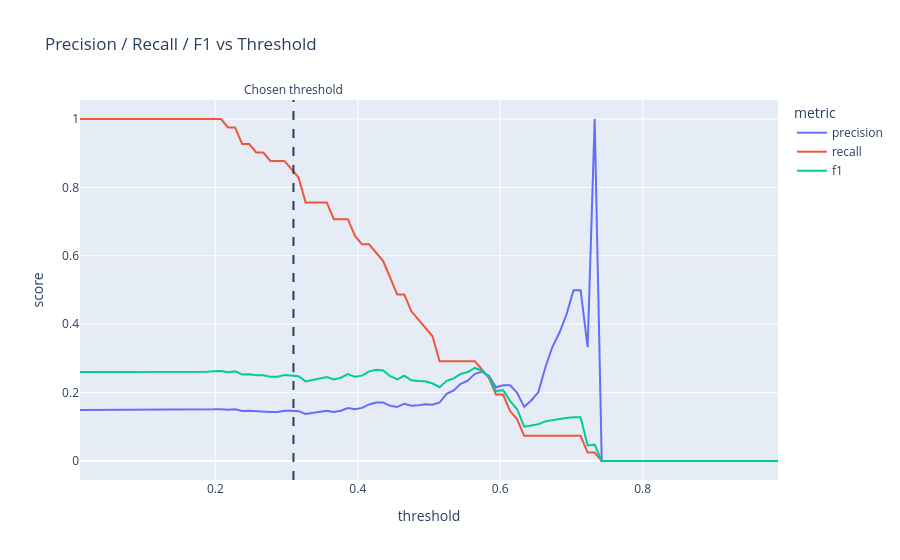

Notebook source saved alongside this figure:
### Code cell
from sklearn.metrics import precision_score, recall_score, f1_score

# get predicted probabilities
probs = best_clf.predict_proba(X_test)[:, 1]

thresholds = np.linspace(0.01, 0.99, 100)

precisions = []
recalls = []
f1s = []

for t in thresholds:
    preds = (probs >= t).astype(int)
    
    precisions.append(precision_score(y_test, preds,sample_weight=w_test, zero_division=0))
    recalls.append(recall_score(y_test, preds,sample_weight=w_test, zero_division=0))
    f1s.append(f1_score(y_test, preds,sample_weight=w_test, zero_division=0))

# put into dataframe (this is key for plotly express)
df_plot = pd.DataFrame({
    "threshold": thresholds,
    "precision": precisions,
    "recall": recalls,
    "f1": f1s
})

# melt to long format
df_long = df_plot.melt(id_vars="threshold", var_name="metric", value_name="score")

# plot
fig = px.line(
    df_long,
    x="threshold",
    y="score",
    color="metric",
    title="Precision / Recall / F1 vs Threshold"
)
best_t = 0.3097

fig.add_vline(
    x=best_t,
    line_dash="dash",
    annotation_text="Chosen threshold",
    annotation_position="top"
)
fig.show()
